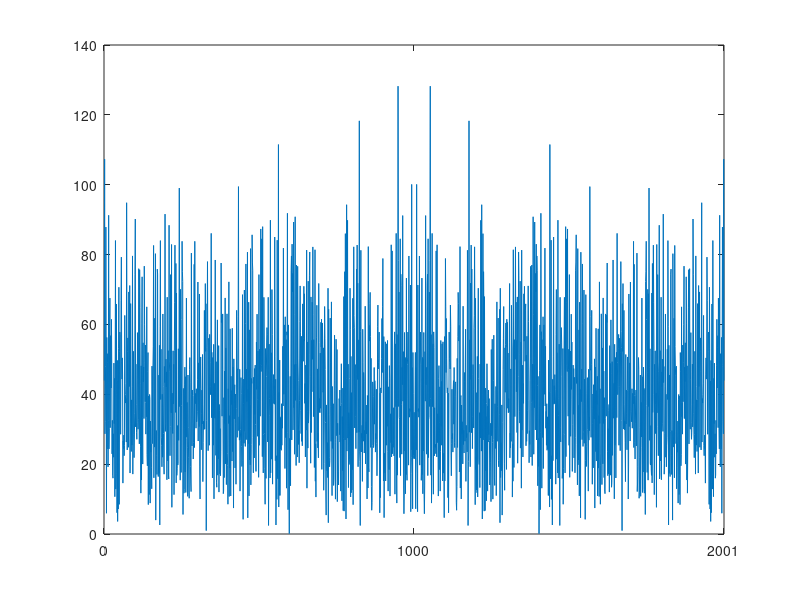

This figure's MATLAB source: (Note: this script raises an error after producing the figure.)
clc
clear all
warning('off', 'all');

M = 2001;

bb1 = randn(1, M);
bb2 = 9 * randn(1,M) + 7;

%% plot bb

plot(bb1);
xlabel('Temps (s)');
ylabel('A');
xlim([0;M]);
xticks([0,500,1000,1500,2000])
xticklabels({'0', '0.5', '1', '1.5', '2'});
title("Représentation bruit blanc centré");
%% tf bb

tf = fft(bb1(:));

plot(fftshift(abs(tf)));
xlim([0, 2001]);
xticks([0, 1000, 2001]);
xticklabels(["-0.5", "0", "0.5"]);
ylabel("|TF(y)|");
xlabel("Fréquences (Hz)");

%% Spectrogrammes

clc
clear all
warning('off', 'all');
close all

M = 2001;

bb1 = randn(1, M);
bb2 = 9 * randn(1,M) + 7;

% spectrogramme bb1
figure, 
spectrogram(bb1, sqrt(M), 'yaxis');
xlabel('Temps en secondes');
ylabel('Frequences');
xlim([0;M]);
xticks([0,500,1000,1500,2000])
xticklabels({'0', '0.5', '1', '1.5', '2'});
title("Bruit blanc centré");


% spectrogramme bb2
figure, 
spectrogram(bb2 - mean(bb2), sqrt(M), 'yaxis');
xlabel('Temps en secondes');
ylabel('Frequences');
xlim([0;M]);
xticks([0,500,1000,1500,2000]);
xlabel('Temps en secondes');
xticklabels({'0', '0.5', '1', '1.5', '2'});
title("Bruit blanc non-centré");

% spectrogramme bb2 recentré
figure, 
spectrogram(bb2 - mean(bb2), sqrt(M), 'yaxis');
xlabel('Temps en secondes');
ylabel('Frequences');
xlim([0;M]);
xticks([0,500,1000,1500,2000]);
xlabel('Temps en secondes');
xticklabels({'0', '0.5', '1', '1.5', '2'});
title("Bruit blanc recentré");
%% Etapes DFA

clc
clear all
warning('off', 'all');

M = 2001;
N = 64;
L = round(M / N);
bb1 = randn(1, M);
bb2 = 9 * randn(1,M) + 7;

profilY = ProfilY(bb1, M);

% calcul des coefficients qui fit la courbe
coefsX = CalculCoefsProfil(profilY, L, N);

% calcul du profil global
F = CalculF(bb1, M, N);

for l = 1:L
    for n = 1:N
        m = (l-1) * N + n;
        tempX = polyval(coefsX(l,:), m);
        newY(m, 1) = profilY(m) - tempX;
    end
end

%% calcul du profil global pour différents N

clc
clear all
warning('off', 'all');

M = 2001;
bb1 = randn(1, M);
bb2 = 9 * randn(1,M) + 7;

Ns = [13, 17, 21, 27, 35, 47, 59, 77, 99, 135, 189];
Fs = zeros(size(Ns)); % vecteurs des valeurs F à calculer en fonction de N
for i = 1:size(Ns,2)
   N = Ns(i);
   Fs(i) = CalculF(bb1, M, N);
end

% calcul du fit pour obtenir le coefficient de régularité alpha
logF = log(Fs);
logN = log(Ns);
coefsDroite = polyfit(logN, logF, 1);
alpha = coefsDroite(1);
fit = polyval(coefsDroite, logN);
display(alpha);

hold on
plot(logN, logF, 'o');
plot(logN, fit, 'r');
xlabel('log( N )');
ylabel('log( F(N) )');
title("Représentation des log de F par DFA");
text(logN(9), logF(9), sprintf("   alpha = %.3f", alpha));
hold off

%% représentation profil + fit

clc
clear all
warning('off', 'all');

M = 2001;
bb1 = randn(1, M);
bb2 = 9 * randn(1,M) + 7;
N = 64;
L = floor(M/N);

profilY = ProfilY(bb1, M);
coefs = CalculCoefsProfil(profilY, L, N);
fit = CalculFit(bb1, M, N, L);

figure,

%profil
subplot(3,1,1), plot(profilY), xlim([0,2001]);
xlim([0;M]);
xticks([0,500,1000,1500,2000])
xticklabels({'0', '0.5', '1', '1.5', '2'});
ylabel("A");
xlabel("Temps (s)");

% fit
subplot(3,1,2), plot(fit, 'r'), xlim([0,2001]);
xlim([0;M]);
xticks([0,500,1000,1500,2000])
xticklabels({'0', '0.5', '1', '1.5', '2'});
ylabel("A");
xlabel("Temps (s)");

% profil + fit
subplot(3,1,3),
hold on
plot(profilY), xlim([0,2001]);
plot(fit, 'r');

for l = 1:L
    xline(l*N);
end

xlim([0;M]);
xticks([0,500,1000,1500,2000])
xticklabels({'0', '0.5', '1', '1.5', '2'});
ylabel("A");
xlabel("Temps (s)");
hold off

% comparaison fit pour N différents

profil = ProfilY(bb1, M);
fit1 = CalculFit(bb1, M, 65, floor(M/65));
fit2 = CalculFit(bb1, M, 189, floor(M/189));

figure,
subplot(2,1,1),
hold on
plot(profil), xlim([0,2001]);
plot(fit1, 'r');

xlim([0;M]);
xticks([0,500,1000,1500,2000])
xticklabels({'0', '0.5', '1', '1.5', '2'});
ylabel("A");
xlabel("Temps (s)");
title("Tendance avec N = 65");
hold off

subplot(2,1,2),
hold on
plot(profil), xlim([0,2001]);
plot(fit2, 'r');

xlim([0;M]);
xticks([0,500,1000,1500,2000])
xticklabels({'0', '0.5', '1', '1.5', '2'});
ylabel("A");
xlabel("Temps (s)");
title("Tendance avec N = 189");
hold off
%% DFA statistiques sur la régularité 

clc
clear all
warning('off', 'all');

M = 2001;
alphasCentres = zeros(1,50);
alphasNonCentres = zeros(1,50);
w = waitbar(0, 'traitement des régularités');
for i = 1:50
    bbCentre = randn(1, M);
    bbNonCentre = 9 * randn(1,M) + 7;
    
    alphasCentres(i) = Regularite(bbCentre, 'DFA');
    alphasNonCentres(i) = Regularite(bbNonCentre,'DFA');
    
    waitbar(i/50);
end
close(w);

mu1 = mean(alphasCentres);
sd1 = std(alphasCentres);
mu2 = mean(alphasNonCentres);
sd2 = std(alphasNonCentres);

% figure avec moyennes et écarts types
errorbar([mu1, mu2], [sd1, sd2], 'or');
xlim([0, 3]);
xticks([1,2]);
xticklabels({'Bb centré', 'Bb non centré'});
ylabel("Alpha");
title("Alphas moyens par DFA");
%% DMA étape par étape

clc
clear all
warning('off', 'all');
close all

M = 2001;
N = 64;
bb1 = randn(1, M);

b = zeros(1, N+1);
b(1) = 1;
b(N+1) = -1;
a = [N, -N];

profil = ProfilY(bb1, M);
tendance = filter(b, a, profil); % tendance décalée à cause du retard de groupe

[phi, wPhi] = phasez(b, a, M); 
retardPhi = abs(floor((phi(20) - phi(2)) / (wPhi(20) - wPhi(2)))); % dérivée de la phase
tendanceRecalee = tendance(retardPhi:size(profil,2));

%plot profil seul
% subplot(3,1,1), plot(profil), xlim([0, 2001]);
% xlim([0;M]);
% xticks([0,500,1000,1500,2000])
% xticklabels({'0', '0.5', '1', '1.5', '2'});
% ylabel("A");
% xlabel("Temps (s)");

%plot profil + fit décalé
subplot(2,1,1), xlim([0, 2001]);
hold on
plot(profil);
plot(tendance, 'r');
xlim([0;M]);
xticks([0,500,1000,1500,2000])
xticklabels({'0', '0.5', '1', '1.5', '2'});
ylabel("A");
xlabel("Temps (s)");
hold off

%plot profil + fit recalé
subplot(2,1,2), xlim([0, 2001]);
hold on
plot(profil);
plot(tendanceRecalee, 'r');
xlim([0;M]);
xticks([0,500,1000,1500,2000])
xticklabels({'0', '0.5', '1', '1.5', '2'});
ylabel("A");
xlabel("Temps (s)");
hold off

%% représentations du filtre 

clc
clear all
close all
warning('off', 'all');

M = 2001;
N = 27;
bb1 = randn(1, M);
profil = ProfilY(bb1, M);

b = zeros(1, N+1);
b(1) = 1;
b(N+1) = -1;
a = [N, -N];

z = roots(b);
p = roots(a);
figure, zplane(b, a);

[h, w] = freqz(b, a, M, 'whole');
figure, plot(w/pi, 20*log10(abs(h)));
xlabel('Pulsation w (\times\pi rad/sample)')
ylabel('Gain (dB)')

[phi, wPhi] = phasez(b, a, M);
figure, plot(wPhi, phi);
ylabel("Phase (rad)");
xlabel("Pulsation w (\times\pi rad/sample)");
hold off

%plot de la tendance par rapport au profil
newY = filter(b, a, profil);
retardPhi = (phi(20) - phi(2)) / (wPhi(20) - wPhi(2));
tendance = newY(abs(floor(retardPhi)):size(profil,2));

figure,
hold on
plot(profil);
% plot(newY);
plot(tendance);
xlabel('Temps en secondes');
ylabel('Signal');
xlim([0;M]);
xticks([0,500,1000,1500,2000])
xticklabels({'0', '0.5', '1', '1.5', '2'});
hold off

% TF pour voir type de filtre

tf = fft(tendance);
plot(linspace(-0.5, 0.5, size(tf,2)), fftshift(abs(tf)));
xlabel('Fréquences normalisées');
ylabel('Module TF');
% xticks([-0.5,0,0.5]);
%% calcul régularité avec DMA

clc
clear all
warning('off', 'all');
close all

M = 2001;
bb1 = randn(1, M);

[alpha1, beta1, logN1, logF1] = Regularite(bb1, 'DMA');
fit1 = polyval([alpha1, beta1], logN1);

hold on;
plot(logN1, logF1, 'or');
plot(logN1, fit1);
ylabel("log(F)");
xlabel("log(N)");
title("Représentation des log de F par DMA");
text(logN1(9), logF1(9), sprintf("   alpha = %.3f", alpha1));
hold off

%% DMA statistiques

clc
clear all
warning('off', 'all');

M = 2001;
alphasCentres = zeros(1,50);
alphasNonCentres = zeros(1,50);
w = waitbar(0, 'traitement des régularités');
for i = 1:50
    bbCentre = randn(1, M);
    bbNonCentre = 9 * randn(1,M) + 7;
    
    alphasCentres(i) = Regularite(bbCentre, 'DMA');
    alphasNonCentres(i) = Regularite(bbNonCentre,'DMA');
    
    waitbar(i/50);
end
close(w);

mu1 = mean(alphasCentres);
sd1 = std(alphasCentres);
mu2 = mean(alphasNonCentres);
sd2 = std(alphasNonCentres);

% figure avec moyennes et écarts types
errorbar([mu1, mu2], [sd1, sd2], 'or');
xlim([0, 3]);
xticks([1,2]);
xticklabels({'Bb centré', 'Bb non centré'});
ylabel("Alpha");
title("Alphas moyens par DMA");

%% statistiques DFA/DMA

clc
clear all
warning('off', 'all');
close all

M = 2001;
nbAlpha = 100;
alphasDFA = zeros(1,nbAlpha);
alphasDMA = zeros(1,nbAlpha);
w = waitbar(0, 'traitement des régularités');
for i = 1:nbAlpha
    bbCentre = randn(1, M);
    
    alphasDFA(i) = Regularite(bbCentre, 'DFA');
    alphasDMA(i) = Regularite(bbCentre,'DMA');
    
    waitbar(i/nbAlpha);
end
close(w);

mu1 = mean(alphasDFA);
sd1 = std(alphasDFA);
mu2 = mean(alphasDMA);
sd2 = std(alphasDMA);

% figure avec moyennes et écarts types
errorbar([mu1, mu2], [sd1, sd2], 'or');
xlim([0, 3]);
xticks([1,2]);
xticklabels({'DFA', 'DMA'});
ylabel("Alpha");
title("Alphas moyens");

%%  TF + spectrogramme signal réel

clc
clear
close all

M = 2001;
data = load('dataEEG2020.mat');
y = cell2mat(data.dataEEG2020e7(2,1))';


% plot signal 
figure,
subplot(3,1,1);
plot(y);
xlabel('Temps en secondes');
ylabel('Intensité signal');
xlim([0;M]);
xticks([0,500,1000,1500,2000])
xticklabels({'0', '0.5', '1', '1.5', '2'});

% TF
tf = fft(y);

subplot(3,1,2);
plot(fftshift(abs(tf)));
xlabel('Fréquences normalisées');
ylabel('|TF(y)|');
xlim([0;M]);
xticks([0,1000,2000])
xticklabels({'-0.5', '0', '0.5'});

% spectrogram
subplot(3,1,3);
spectrogram(y - mean(y), sqrt(M), 'yaxis');
xlabel('Temps en secondes');
ylabel('Frequences');
xlim([0;M]);
xticks([0,500,1000,1500,2000])
xticklabels({'0', '0.5', '1', '1.5', '2'});

%% comparaison spectrogrammes entre deux états

clc
clear
close all

M = 2001;
data = load('dataEEG2020.mat');
y1 = cell2mat(data.dataEEG2020e7(1,1))';
y2 = cell2mat(data.dataEEG2020e7(2,1))';

figure,
subplot(2,1,1);
spectrogram(y1 - mean(y1), sqrt(M), 'yaxis');
xlabel('Temps en secondes');
ylabel('Fréquences');
xlim([0;M]);
xticks([0,500,1000,1500,2000])
xticklabels({'0', '0.5', '1', '1.5', '2'});
title('Etat 1');

subplot(2,1,2);
spectrogram(y2 - mean(y2), sqrt(M), 'yaxis');
xlabel('Temps en secondes');
ylabel('Frequences');
xlim([0;M]);
xticks([0,500,1000,1500,2000])
xticklabels({'0', '0.5', '1', '1.5', '2'});
title('Etat 2');

%% analyse signaux réels

clc
clear
close all

data = load('dataEEG2020.mat');

%création du dataframe
alpha = zeros(28, 1);
electrode = repmat(" ", 28,1);
method = repmat("   ", 28,1);
etat = repmat(' ', 28,1);
df = table(electrode, method, etat, alpha);
% sujet = repmat(' ', 28,1);

% df = table(sujet, electrode, etat, alpha);
iTableau = 1;


% analyse avec DFA -------------------------------

nbElectrodes = 2;
nbPhases = size(data.dataEEG2020e7, 1);
nbSujets = size(data.dataEEG2020e7, 2);

% DFA electrode 1
alphaDFAe1 = zeros(1, nbPhases*nbSujets);
index = 1;
for p = 1:nbPhases
    for s = 1:nbSujets
        
        y = cell2mat(data.dataEEG2020e7(p,s))';
        a = Regularite(y, 'DFA');
        alphaDFAe1(1, index) = a;
        index = index +1;
        
        if(p == 1)
            tempEtat = 'A';
        else
            tempEtat = 'B';
        end
        
        df.electrode(iTableau) = "e1";
        df.method(iTableau) = {'DFA'};
        df.etat(iTableau) = tempEtat;
        df.alpha(iTableau) = a;
        iTableau = iTableau + 1;
    end
    
end

% DFA electrode 2
alphaDFAe2 = zeros(1, nbPhases*nbSujets);
index = 1;
for p = 1:nbPhases
    for s = 1:nbSujets
        
        % le signal est à transposer car on l'obtient en vecteur colonne
        y = cell2mat(data.dataEEG2020e8(p,s))'; 
        a = Regularite(y, 'DFA');
        alphaDFAe2(1, index) = a;
        index = index +1;
        
        if(p == 1)
            tempEtat = 'A';
        else
            tempEtat = 'B';
        end
        
        df.electrode(iTableau) = "e2";
        df.method(iTableau) = 'DFA';
        df.etat(iTableau) = tempEtat;
        df.alpha(iTableau) = a;
        iTableau = iTableau + 1;
    end
    
end



% analyse avec DMA -------------------------------

nbElectrodes = 2;
nbPhases = size(data.dataEEG2020e7, 1);
nbSujets = size(data.dataEEG2020e7, 2);

% DMA electrode 1
alphaDMAe1 = zeros(1, nbPhases*nbSujets);
index = 1;
for p = 1:nbPhases
    for s = 1:nbSujets
        
        y = cell2mat(data.dataEEG2020e7(p,s))';
        a = Regularite(y, 'DMA');
        alphaDMAe1(1, index) = a;
        index = index +1;
        
        if(p == 1)
            tempEtat = 'A';
        else
            tempEtat = 'B';
        end
        
        df.electrode(iTableau) = "e1";
        df.method(iTableau) = 'DMA';
        df.etat(iTableau) = tempEtat;
        df.alpha(iTableau) = a;
        iTableau = iTableau + 1;
    end
    
end

% DMA electrode 2
alphaDMAe2 = zeros(1, nbPhases*nbSujets);
index = 1;
for p = 1:nbPhases
    for s = 1:nbSujets
        
        % le signal est à transposer car on l'obtient en vecteur colonne
        y = cell2mat(data.dataEEG2020e8(p,s))'; 
        a = Regularite(y, 'DMA');
        alphaDMAe2(1, index) = a;
        index = index +1;
        
        if(p == 1)
            tempEtat = 'A';
        else
            tempEtat = 'B';
        end
        
        df.electrode(iTableau) = "e2";
        df.method(iTableau) = 'DMA';
        df.etat(iTableau) = tempEtat;
        df.alpha(iTableau) = a;
        iTableau = iTableau + 1;
    end
    
end

% Figures -----------------------------------------------

% plot DFA
figure,
hold on
plot(alphaDFAe1);
plot(alphaDFAe2, 'r');
legend('e1', 'e2');
title('alpha obtenus par DFA');
hold off

% plot DMA
figure,
hold on
plot(alphaDMAe1);
plot(alphaDMAe2, 'r');
legend('e1', 'e2');
title('alpha obtenus par DMA');
hold off

% plot des stats 
moyennes = [mean(alphaDFAe1), mean(alphaDFAe2), mean(alphaDMAe1), mean(alphaDMAe2)];
sd = [std(alphaDFAe1), std(alphaDFAe2), std(alphaDMAe1), std(alphaDMAe2)];

figure,
errorbar(moyennes, sd, 'or');
xlim([0,5]);
xticks([1,2,3,4]);
xticklabels({'DFAe1', 'DFAe2','DMAe1','DMAe2'});



display(df);
% writetable(df, "data_eeg.csv");

%% scatterplots

close all

%e1 DFA
a = df(df.electrode=="e1" & df.etat=='A' & df.method=="DFA", :).alpha;
b = df(df.electrode=="e1" & df.etat=='B' & df.method=="DFA", :).alpha;

figure,
subplot(2,1,1);
hold on
    plot(a, "r");
    plot(b, "g");
    yline(0.85, 'p');
    xlim([0,8]);
    ylabel("Alphas");
    title("Regularité DFA e1");
    legend("e1 etat A", "e1 etat B");
hold off

%e2 DFA
a = df(df.electrode=="e2" & df.etat=='A' & df.method=="DFA", :).alpha;
b = df(df.electrode=="e2" & df.etat=='B' & df.method=="DFA", :).alpha;

subplot(2,1,2);
hold on
    plot(a, "r");
    plot(b, "g");
    xlim([0,8]);
    ylabel("Alphas");
    title("Regularité DFA e2");
    legend("e2 etat A", "e2 etat B");
hold off

%e1 DMA
a = df(df.electrode=="e1" & df.etat=='A' & df.method=="DMA", :).alpha;
b = df(df.electrode=="e1" & df.etat=='B' & df.method=="DMA", :).alpha;

figure,
subplot(2,1,1);
hold on
    plot(a, "r");
    plot(b, "g");
    xlim([0,8]);
    ylabel("Alphas");
    title("Regularité DMA e1");
    legend("e1 etat A", "e1 etat B");
hold off

%e2 DMA
a = df(df.electrode=="e2" & df.etat=='A' & df.method=="DMA", :).alpha;
b = df(df.electrode=="e2" & df.etat=='B' & df.method=="DMA", :).alpha;

subplot(2,1,2);
hold on
    plot(a, "r");
    plot(b, "g");
    xlim([0,8]);
    ylabel("Alphas");
    title("Regularité DMA e2");
    legend("e2 etat A", "e2 etat B");
hold off
